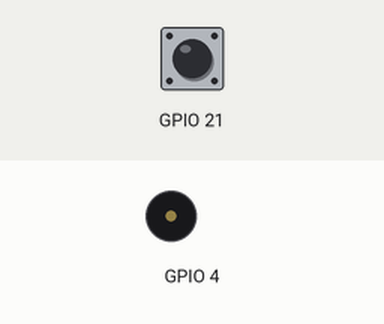
This program was run on a simulated Raspberry Pi (BCM pin numbers). Shown: buzzer (waves = sounding). The test bench sets the inputs (shaded band); at power-on: GPIO 21 HIGH. Threads take turns every 2 ms; the clock reads 2024-03-15 10:24:30 at power-on unless the program sets it; what the program prints to the terminal is not drawn.

Above: at 1.2 s.
1.3 s: GPIO 21 pulled LOW for 0.15 s
At 2.0 s:
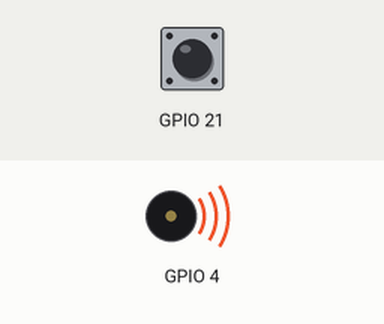
Timing chart, 0 to 13.0 s (numbered marks = the images above; inputs shaded):
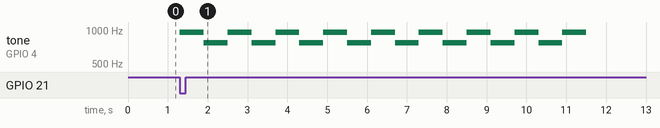

Measured:
- after the input at 1.3 s, tone on GPIO 4: silent → 960 Hz at once, then repeats every 1.2 s: 770 Hz 0.60 s, 960 Hz 0.60 s

The program:

alarme.py
```python
"""Botão de emergência da camada de borda (Raspberry Pi).

Ao pressionar o botão físico (GPIO21), a borda dispara um alarme local:

1. **Sirene** no buzzer passivo (GPIO4), alternando dois tons (sirene de
   ambulância/polícia) via PWM de software do ``RPi.GPIO`` — mesmo esquema
   validado em ``buzzer_ambulancia.py`` (``ChangeFrequency`` + duty 50 %).
2. **Aviso visual** no vídeo do porteiro — o overlay pinta "INTRUSO
   DETECTADO / CHAMANDO A POLICIA" enquanto ``AlarmController.ativo`` é
   verdadeiro (lido por ``camera_stream``).
3. **Denúncia** — um print da câmera é salvo (callback ``on_disparo``), para a
   galeria "Denúncias à polícia".

Botão e buzzer usam ``RPi.GPIO`` (igual ao servo), evitando conflito de pino
entre bibliotecas. Botão em pull-up (pressionado = nível baixo), com debounce
por ``bouncetime`` do ``add_event_detect``.
"""

from __future__ import annotations

import threading
import time
from typing import Callable, Optional

BUTTON_PIN = 21
BUZZER_PIN = 4           # buzzer passivo (validado em buzzer_ambulancia.py)
DUTY_50 = 50
# ponytail: valor inicial; recalibrar contra o contato mecânico real do botão.
DEBOUNCE_S = 0.05        # ~50 ms
DURACAO_S = 10.0         # quanto tempo o alarme fica ativo por acionamento
SIRENE_HZ = (960.0, 770.0)  # dois tons alternados = sirene (Hz)
SIRENE_PERIODO = 0.6     # duração de cada tom


class AlarmController:
    """Alarme disparado pelo botão: sirene + flag visual + denúncia.

    A emissão de som (``nota``) é injetada para o laço rodar igual com
    hardware (buzzer) ou sem (teste no PC).

    Args:
        nota: Callable(freq | None) — toca a frequência (Hz) ou silencia (None).
        duracao: Segundos que o alarme fica ativo por acionamento.
        periodo: Segundos entre a troca das notas da sirene.
    """

    def __init__(
        self,
        nota: Optional[Callable[[Optional[float]], None]] = None,
        duracao: float = DURACAO_S,
        periodo: float = SIRENE_PERIODO,
    ) -> None:
        self._nota = nota or (lambda freq: None)
        self.duracao = duracao
        self.periodo = periodo
        self.ativo = False
        # Callback opcional chamado no disparo (ex.: salvar print de denúncia).
        self.on_disparo: Callable[[], None] = lambda: None

    def disparar(self) -> None:
        """Aciona o alarme (ignora se já estiver ativo). Não bloqueia."""
        if self.ativo:
            return
        self.ativo = True
        threading.Thread(target=self._run, daemon=True).start()

    def _run(self) -> None:
        try:
            self.on_disparo()  # print da denúncia no instante do disparo
        except Exception as exc:  # não deixa o alarme cair se o print falhar
            print(f"[alarme] on_disparo falhou: {exc}")
        fim = time.time() + self.duracao
        i = 0
        while self.ativo and time.time() < fim:
            self._nota(SIRENE_HZ[i % 2])
            i += 1
            time.sleep(self.periodo)
        self._nota(None)  # silencia
        self.ativo = False


def start(button_pin: int = BUTTON_PIN, buzzer_pin: int = BUZZER_PIN):
    """Inicializa botão + buzzer (RPi.GPIO) e devolve o ``AlarmController``.

    Espelha ``joystick_servo.start_in_thread``: sem hardware (máquina de dev),
    retorna ``None`` e o chamador segue sem alarme.

    Returns:
        AlarmController pronto, ou ``None`` se o RPi.GPIO faltar.
    """
    try:
        import RPi.GPIO as GPIO
    except Exception as exc:  # ImportError no PC, etc.
        print(f"[alarme] hardware indisponivel: {exc}")
        return None

    GPIO.setmode(GPIO.BCM)
    GPIO.setwarnings(False)
    GPIO.setup(buzzer_pin, GPIO.OUT)
    GPIO.setup(button_pin, GPIO.IN, pull_up_down=GPIO.PUD_UP)
    pwm = GPIO.PWM(buzzer_pin, SIRENE_HZ[1])  # buzzer passivo: tom por PWM
    pwm.start(0)

    def nota(freq: Optional[float]) -> None:
        # Padrão validado (buzzer_ambulancia.py): muda a frequência com duty
        # fixo em 50 %; silenciar = duty 0.
        if freq is None:
            pwm.ChangeDutyCycle(0)
        else:
            pwm.ChangeFrequency(freq)
            pwm.ChangeDutyCycle(DUTY_50)

    ctrl = AlarmController(nota=nota)

    # Polling em vez de add_event_detect: o RPi.GPIO falha ("Failed to add edge
    # detection") em kernel novo (Bookworm). Detecta a borda de descida em
    # software — pull-up, pressionar puxa p/ nível baixo.
    def _vigia_botao():
        anterior = 1
        while True:
            atual = GPIO.input(button_pin)
            if anterior == 1 and atual == 0:
                ctrl.disparar()
            anterior = atual
            time.sleep(DEBOUNCE_S)

    threading.Thread(target=_vigia_botao, daemon=True).start()
    ctrl._refs = (pwm,)  # mantém o PWM vivo
    print(f"[alarme] armado: botao GPIO{button_pin}, buzzer GPIO{buzzer_pin}")
    return ctrl


def demo():
    """Auto-teste sem hardware: python3 alarme.py --test"""
    tocadas = []
    ctrl = AlarmController(nota=tocadas.append, duracao=0.3, periodo=0.05)
    ctrl.disparar()
    assert ctrl.ativo, "deve ficar ativo logo após disparar"
    time.sleep(0.5)  # deixa o ciclo terminar
    assert not ctrl.ativo, "deve desligar sozinho após a duração"
    assert SIRENE_HZ[0] in tocadas and SIRENE_HZ[1] in tocadas, "sirene alterna 2 notas"
    assert tocadas[-1] is None, "deve silenciar no fim"
    print("demo OK: sirene alterna 2 notas, desliga sozinha e silencia")


def main():
    import argparse

    ap = argparse.ArgumentParser(description="Alarme por botão (sirene + denúncia)")
    ap.add_argument("--test", action="store_true", help="auto-teste sem hardware")
    args = ap.parse_args()

    if args.test:
        demo()
        return

    ctrl = start()
    if ctrl is None:
        print("Sem hardware de GPIO. Rode com --test no PC.")
        return
    print(f"\n== Alarme armado (Ctrl+C para sair). Pressione o botao GPIO{BUTTON_PIN} ==")
    try:
        while True:
            time.sleep(0.5)
    except KeyboardInterrupt:
        print("\nInterrompido.")


if __name__ == "__main__":
    main()
```
